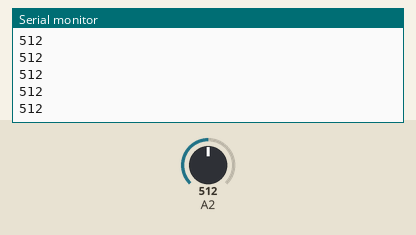
The sketch below on a simulated Arduino Uno, built with avr-gcc and run on an emulated ATmega328P. Shown: the last lines printed to the serial monitor. Inputs (shaded band) come from the test bench; at power-on: A2 = 512.

Above: at 1.2 s.
1.3 s: A2 set to 716
At 1.31 s:
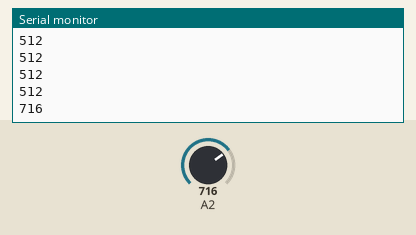
2.8 s: A2 set to 900
At 2.81 s:
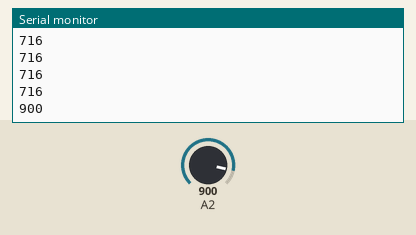
Timing chart, 0 to 5.8 s (numbered marks = the images above; inputs shaded):
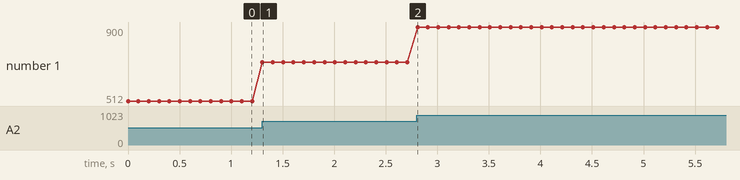

Measured:
- after the input at 1.3 s, the serial monitor: prints a new line at once (image 1)
- after the input at 2.8 s, the serial monitor: prints a new line at once (image 2)
- plotted number 1: 512 → 716 after the input at 1.3 s, 716 → 900 after the input at 2.8 s

The sketch:

input_filter_buffer.ino
```cpp
#include "CircleBuffer.h"

void setup(){
    Serial.begin(9600);
}
void loop(){
    CIRCLE_BUFFER<int> cb1;
    cb1.begin(16);
    int prev = 0;
    while(1){
        int data1 = analogRead(A2);
        cb1.write(data1);
        // if (abs(cb1.readMean()-prev)>10){
        //     prev = cb1.readMean();
        //     Serial.println(F("Mean1: "));
        //     Serial.println(cb1.readMean());
        // }
        //Serial.print(F("Mean1: "));
        Serial.println(data1);
        delay(100);


    }
}
```

CircleBuffer.h
```cpp
// (licence header left out)
#ifndef CIRCLE_BUFFER_H_
#define CIRCLE_BUFFER_H_

#include <stdint.h>
#include <stdlib.h>

#ifndef max
#define max(a,b) (((a) > (b)) ? (a) : (b))
#endif

#ifndef min
#define min(a,b) (((a) < (b)) ? (a) : (b))
#endif

// MUST BE A POWER OF 2
#define C_BUFF_MAX_SIZE		64				// default buffer size  (2^6)
//#define C_BUFF_MAX_SIZE		128				// default buffer size  (2^7)
//#define C_BUFF_MAX_SIZE		255				// default buffer size  (2^8)
//#define C_BUFF_MAX_SIZE		512				// default buffer size  (2^9)
//#define C_BUFF_MAX_SIZE			1024			// default buffer size  (2^10)
//#define C_BUFF_MAX_SIZE		2048			// default buffer size  (2^11)
//#define C_BUFF_MAX_SIZE		4096			// default buffer size  (2^12)
//#define C_BUFF_MAX_SIZE		8192			// default buffer size  (2^13)


/**
* # Circle buffer class
*
* The circle buffer unit is a buffer in which data can be stored. The buffer is instantiated to a
* set type and initialised to a set size, where data can then be stored. Each new data entry is
* stored in the next buffer 'slot', and when the buffer is full, the buffer wraps around and overwrites
* the first data entry. Thus the buffer will not overflow.
*
* The circle buffer also calculates a running total, running mean, minimum and maximum value of
* all data entries.
*
*/

template <class buff_type>
class CIRCLE_BUFFER
{
	public:
		CIRCLE_BUFFER()
		{
			_buffSize = 0;			/**< size of the buffer (must be a power of 2) */
			_buffSizeMask = 0;		/**< mask used to calculate the wrap around point */
			_buff = nullptr;		/**< data buffer */

			_readIndex = 0;			/**< index to read data from */
			_writeIndex = 0;		/**< index to write new data to */

			_total = 0;				/**< running total */
			_mean = 0;				/**< running mean */
			_min = (sizeof(buff_type) * UINT8_MAX);;			/**< all-time minimum value */
			_max = 0;				/**< all-time maximum value */
		}

		~CIRCLE_BUFFER()
		{
			destroy();
		}

		/**  Create an instance of a circular buffer of size 'size' (size must be a power or 2)
		*/
		bool begin(uint16_t size)
		{
			// if buffer size is not a power of 2, increase size until it is
			while (!isPowerOfTwo(size))
			{
				size++;
			}

			// limit array size to maximum allocated size
			if (size > C_BUFF_MAX_SIZE)
			{
				size = C_BUFF_MAX_SIZE;
			}

			// allocate memory for buffer
			_buff = (buff_type*) malloc(size * sizeof(buff_type));

			// set circle buffer size
			_buffSize = size;
			_buffSizeMask = (_buffSize - 1);

			// reset read/write index
			_readIndex = 0;
			_writeIndex = 0;

			// clear maths variables
			_total = 0;
			_mean = 0;

			if (_buff == NULL)
			{
				return false;
			}
			else
			{
				// initialise all values to 0, so that when it is subtracted from the total on the first write nothing happens
				fill(0);

				// reset the max & min values after the fill so that min != 0
				resetMaxMin();

				return true;
			}
		}

		/**  Fill buffer with an initial value
		*/
		void fill(buff_type value)
		{
			_total = (value * _buffSize);
			_mean = value;
			_min = value;
			_max = value;

			for (uint16_t i = 0; i < _buffSize; i++)
			{
				_buff[i] = value;
			}
		}

		/**  Read the first (oldest) value from the buffer and increment read index
		*/
		buff_type read(void)
		{
			if (_buff == NULL)
				return (buff_type)0;

			return _buff[_readIndex++ & _buffSizeMask];
		}

		/**  Read the first (oldest) value from the buffer and don't increment read index
		*/
		buff_type readGlimpse(void)
		{
			if (_buff == NULL)
				return (buff_type)0;

			return _buff[_readIndex & _buffSizeMask];
		}

		/**  Read a specific element within the buffer
		*/
		buff_type readElement(uint16_t index)
		{
			if (_buff == NULL)
				return (buff_type)0;

			return _buff[index];
		}

		/**  Read the mean of the buffer
		*/
		buff_type readMean(void)
		{
			return _mean;
		}

		/**  Read the total of the buffer
		*/
		long double readTotal(void)
		{
			return _total;
		}

		/**  Read the minimum value of the buffer
		*/
		buff_type readMin(void)
		{
			return _min;
		}

		/**  Read the maximum value of the buffer
		*/
		buff_type readMax(void)
		{
			return _max;
		}

		/**  Write to the buffer, recalculate the total and the mean (and std dev if enabled)
		*/
		bool write(buff_type value)
		{
			if (_buff == NULL)
				return false;

			_min = min(_min, value);
			_max = max(_max, value);

			// remove first value from total, then add new value and calculate mean
			_total -= (long double)_buff[_writeIndex & _buffSizeMask];		// remove last value from total
			_total += (long double) value;									// add new value to total

			// calculate new mean
			if (_total == 0)
			{
				_mean = 0;
			}
			else
			{
				_mean = (long double)_total / (long double)_buffSize;
			}

			_buff[_writeIndex++ & _buffSizeMask] = value;				// add new value to buffer

			// return true to indicate successful write
			return true;
		}


		/**  Get the actual buffer size (power of 2)
		*/
		uint16_t getSize(void)
		{
			return _buffSize;
		}

		/**  Get the current read position within the buffer
		*/
		uint16_t getReadIndex(void)
		{
			return _readIndex;
		}

		/**  Get the current write position within the buffer
		*/
		uint16_t getWriteIndex(void)
		{
			return _writeIndex;
		}

		/**  Reset the maximum & minimum values
		*/
		void resetMaxMin(void)
		{
			_min = (sizeof(buff_type) * UINT8_MAX);
			_max = 0;
		}

		/** Destroy the buffer by freeing the memory
		*/
		void destroy(void)
		{
			free(_buff);

			_buffSize = 0;
			_total = 0;
			_mean = 0;
			_min = 0;
			_max = 0;

			_readIndex = 0;
			_writeIndex = 0;

			_buff = NULL;
		}

	private:
		uint16_t _buffSize;		/**< size of the buffer (must be a power of 2) */
		uint16_t _buffSizeMask;	/**< mask used to calculate the wrap around point */
		buff_type *_buff;		/**< data buffer */

		uint16_t _readIndex;	/**< index to read data from */
		uint16_t _writeIndex;	/**< index to write new data to */

		long double _total;		/**< running total */
		buff_type _mean;		/**< running mean */
		buff_type _min;			/**< all-time minimum value */
		buff_type _max;			/**< all-time maximum value */


		bool isPowerOfTwo(uint16_t x)			/**< return true if 'x' is a power of 2 */
		{
			return (((uint16_t)x & ((uint16_t)x - (uint16_t)1)) == (uint16_t)0);
		}
};


#endif // CIRCLE_BUFFER_H_
```
